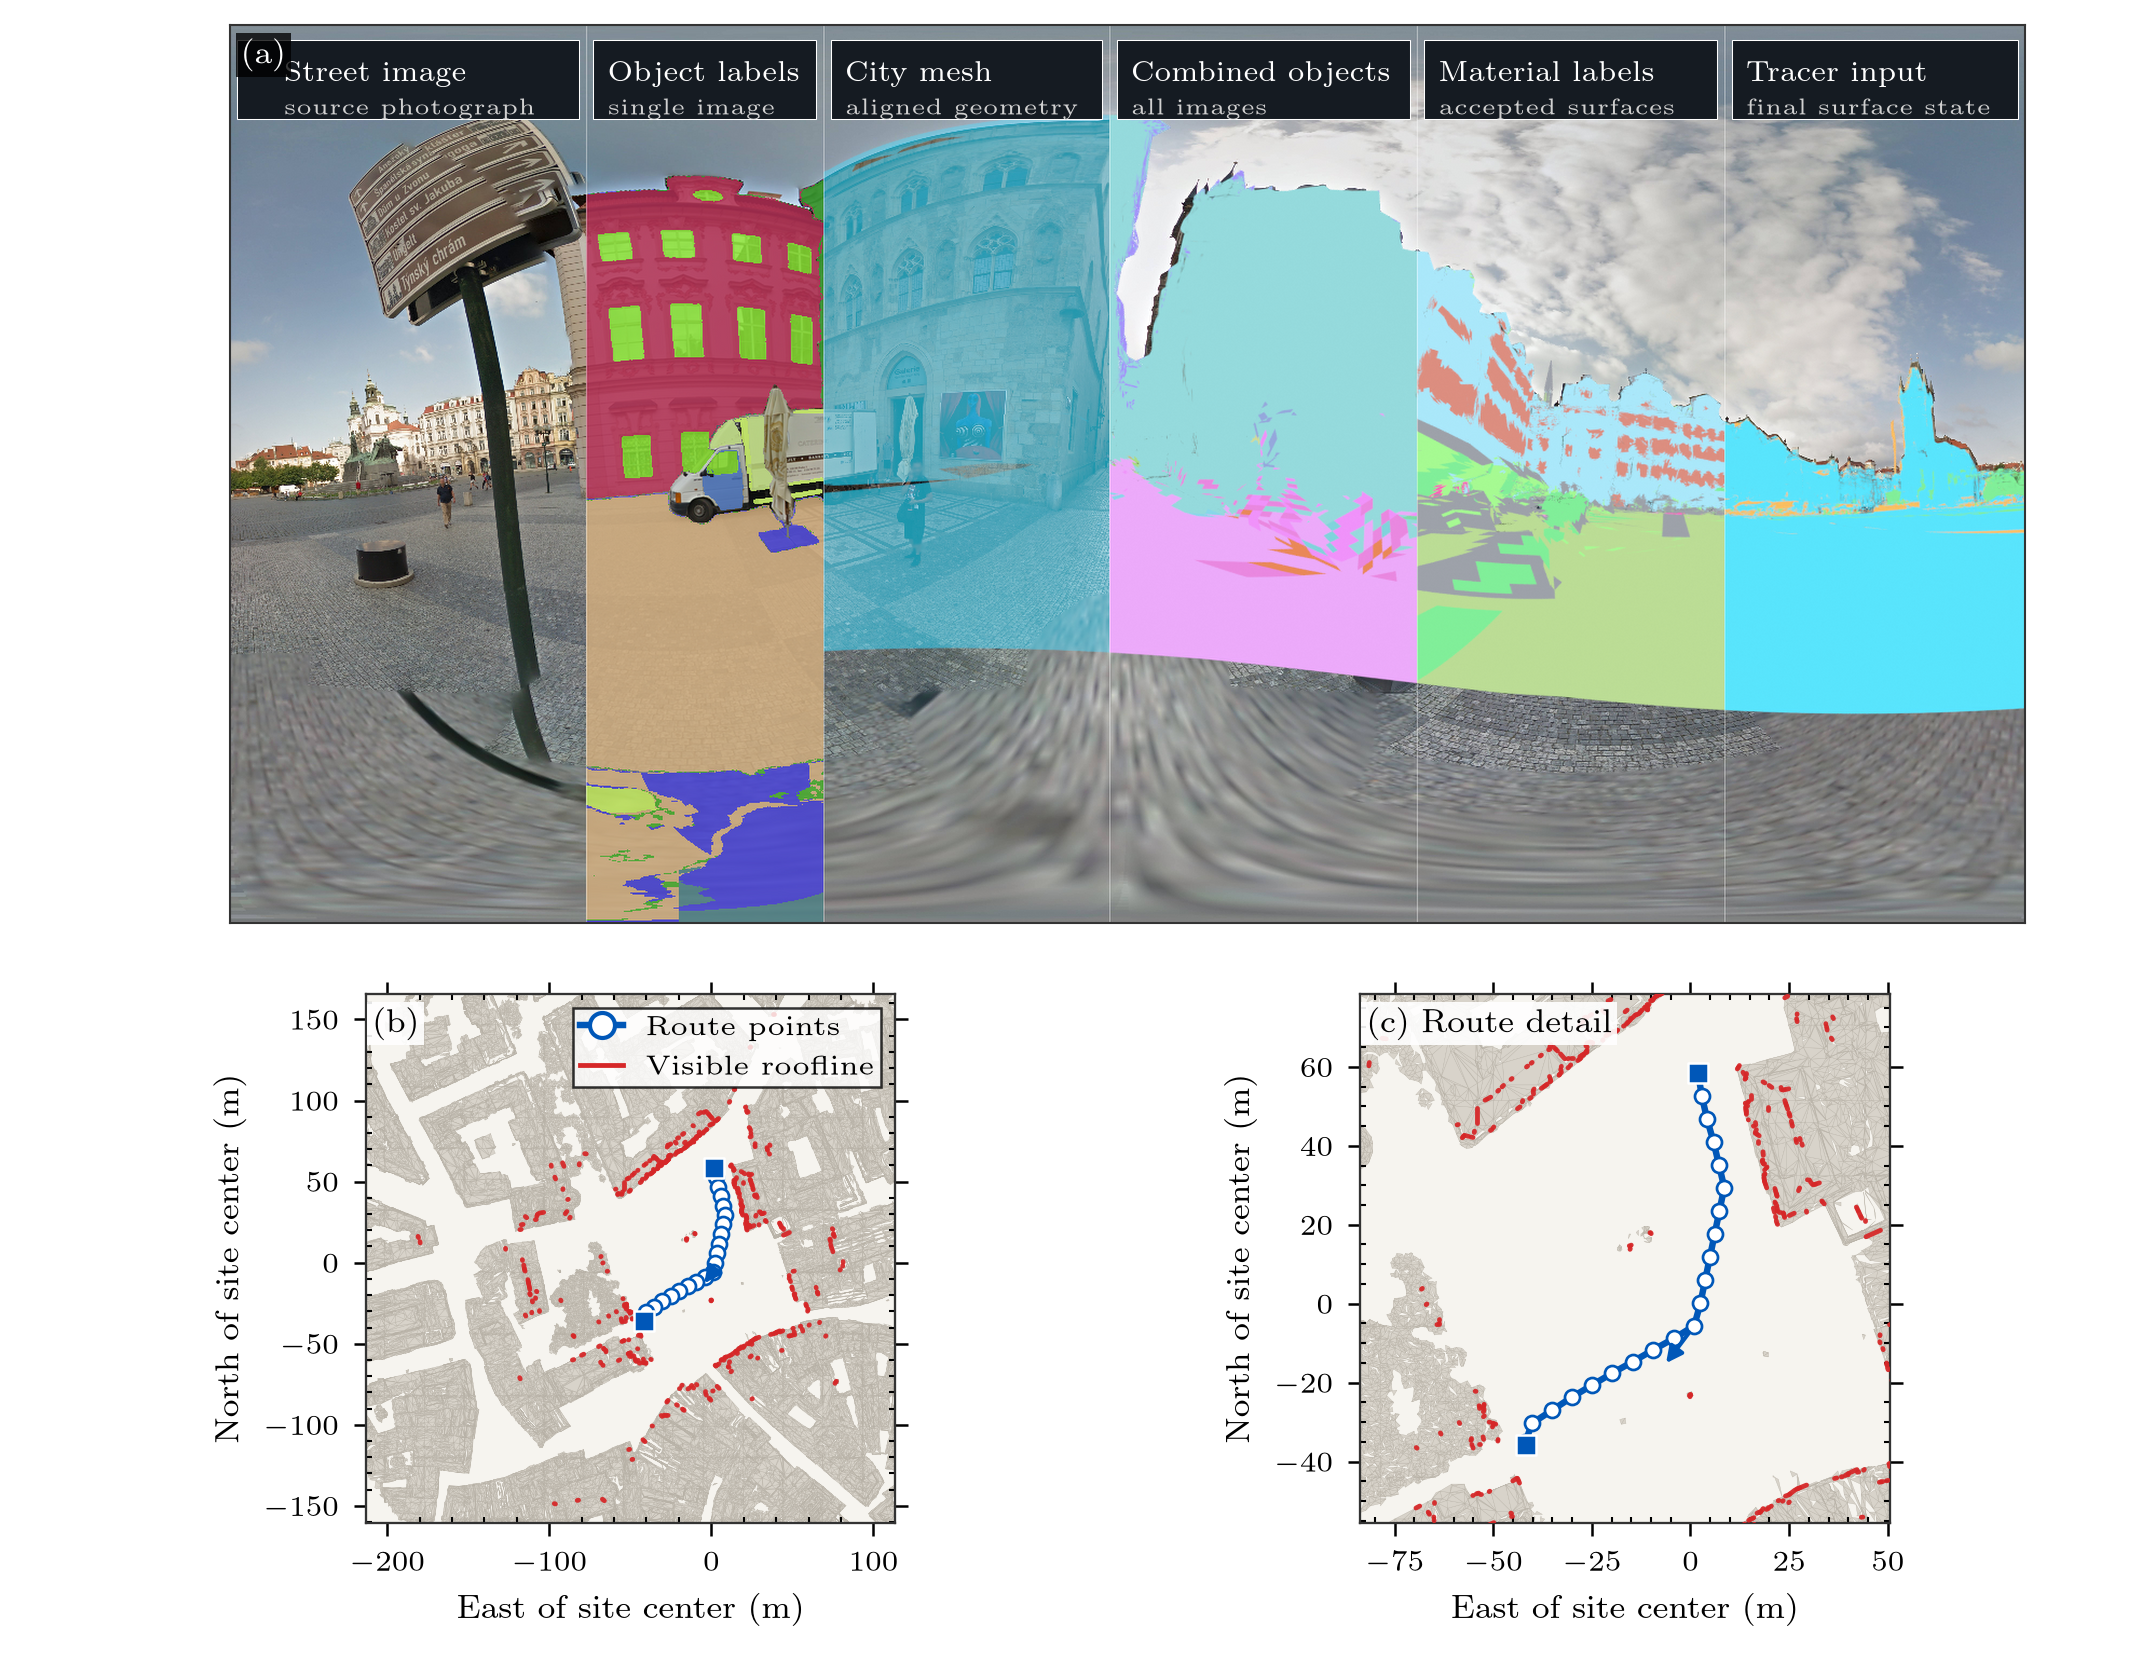

This figure's Python source:
"""Render the provenance-locked Prague simulation configuration.

Run from any directory with::

    uvx --from SciencePlots --with matplotlib --with numpy \
        semantic_twin/paper/figures/configuration/configuration.py

The script refuses changed source bytes before writing ``configuration.pdf``,
``configuration.png``, and ``configuration_assets.json`` beside itself.
"""

from __future__ import annotations

import hashlib
import json
import os
from pathlib import Path
from typing import Any

import matplotlib as mpl

mpl.use("Agg")
import matplotlib.pyplot as plt  # noqa: E402
import numpy as np  # noqa: E402
import scienceplots  # noqa: E402, F401
from matplotlib.collections import LineCollection, PolyCollection  # noqa: E402
from matplotlib.patches import Rectangle  # noqa: E402


HERE = Path(__file__).resolve().parent
SEMANTIC_TWIN_ROOT = HERE.parents[2]
REPOSITORY_ROOT = SEMANTIC_TWIN_ROOT.parent
PIPELINE_DIRECTORY = SEMANTIC_TWIN_ROOT / "outputs" / "propagation_viz" / "prague_360_pipeline_v2"
CAMPAIGN_DIRECTORY = (
    SEMANTIC_TWIN_ROOT
    / "outputs"
    / "roofline_campaign"
    / "prague_staromestske_provider_corridor_v1_first_material_interaction_v1_convergence_cuda_iid"
)
MESH_PATH = SEMANTIC_TWIN_ROOT / "data" / "geometry" / "prague_staromestske" / "inhouse_leaf_250m_f64.ply"
BODY_PATH = REPOSITORY_ROOT.parents[1] / "data" / "duke.stl"

PHOTO_PATH = PIPELINE_DIRECTORY / "panorama_pipeline_registered_photograph.png"
SUPPORT_PATH = PIPELINE_DIRECTORY / "panorama_pipeline_full_traced_support.png"
MATERIAL_PATH = PIPELINE_DIRECTORY / "panorama_pipeline_rf_material_atlas_(posterior_display).png"
TRANSPORT_PATH = PIPELINE_DIRECTORY / "panorama_pipeline_final_transport_state.png"
CURTAIN_MANIFEST = PIPELINE_DIRECTORY / "prague_360_publication_curtain.json"
CURTAIN_PATH = PIPELINE_DIRECTORY / "prague_360_publication_curtain.png"
CAMPAIGN_IDENTITY = CAMPAIGN_DIRECTORY / "campaign_identity.json"
LOCATIONS_PATH = CAMPAIGN_DIRECTORY / "locations.jsonl"
SOURCE_CURVE_JSON = CAMPAIGN_DIRECTORY / "source_curve_audit.json"
SOURCE_CURVE_NPZ = CAMPAIGN_DIRECTORY / "source_curve_audit.npz"

EXPECTED_SHA256 = {
    PHOTO_PATH: "059a3bde49239a8bcbc5cd2cb881b9b89fe69fd4bcc894f06dda7494b26d59b3",
    SUPPORT_PATH: "c1db560d268789b7268434f527e63f8afed32bed9446a6c0024de2693cc199da",
    MATERIAL_PATH: "b94ed326ded0c85f0a8bda5ecc896878470fbe473f4d4e42f4d2279ba724ff53",
    TRANSPORT_PATH: "f431244ff9c16118366d775f2415d8f74e26b75d3536f2079e20114f0184e7ec",
    CURTAIN_PATH: "7d0ddfe59a0c85552788fd8ab66dc8f3221b3c6ee2de646d3a47dde03997b676",
    MESH_PATH: "a2533b5d589f3604b63e905a5673873df2db7a41d396c8cef03389e72d08b6f4",
    BODY_PATH: "781e65ef3882f1347669e0ddca5dafa82cd6368dddd6b9e801dc49613822fe3b",
    LOCATIONS_PATH: "dfe271c4e099e87eb8f2b32af25baafbe140a2967fc4d72b724e43ffe958ad34",
    SOURCE_CURVE_NPZ: "f27c039eba5f5dfc4cbb350d1b0855944c8daf30781d49f09067e6a1199182d1",
}
EXPECTED_CAMPAIGN_IDENTITY = "68cbbd269af2e2bc29681ba9b82510a5a046ba5fe991ac221823b2971617e206"
EXPECTED_SOURCE_CURVE = "9805ef88d174edbe0ef57facf8cf17ea915f570ea2c7191d65a3e99bf8067fd0"

OUTPUT_PDF = HERE / "configuration.pdf"
OUTPUT_PNG = HERE / "configuration.png"
ASSET_MANIFEST = HERE / "configuration_assets.json"

TRANSPORT_SOURCE_RGB = (
    np.asarray(
        (
            (89, 229, 253),
            (129, 239, 153),
            (250, 191, 97),
        ),
        dtype=np.float64,
    )
    / 255.0
)
TRANSPORT_DISPLAY_RGB = np.asarray(
    (
        mpl.colors.to_rgb("#9CCBE8"),
        mpl.colors.to_rgb("#257A5C"),
        mpl.colors.to_rgb("#33234D"),
    ),
    dtype=np.float64,
)


def _sha256(path: Path) -> str:
    digest = hashlib.sha256()
    with path.open("rb") as stream:
        for block in iter(lambda: stream.read(1024 * 1024), b""):
            digest.update(block)
    return digest.hexdigest()


def _relative(path: Path) -> str:
    return os.path.relpath(path, start=REPOSITORY_ROOT)


def _authenticate_inputs() -> tuple[dict[str, Any], dict[str, Any]]:
    observed_hashes: dict[str, str] = {}
    for path, expected in EXPECTED_SHA256.items():
        actual = _sha256(path)
        assert actual == expected, f"source hash mismatch for {path}: {actual} != {expected}"
        observed_hashes[_relative(path)] = actual

    curtain = json.loads(CURTAIN_MANIFEST.read_text(encoding="utf-8"))
    curtain_panels = {Path(panel["path"]).name: panel for panel in curtain["panels"]}
    for path in (PHOTO_PATH, SUPPORT_PATH, MATERIAL_PATH, TRANSPORT_PATH):
        panel = curtain_panels[path.name]
        assert panel["sha256"] == EXPECTED_SHA256[path]
        assert panel["status"] == "available"
    assert curtain["render_dimensions"] == [1664, 832]
    assert curtain["output_sha256"] == EXPECTED_SHA256[CURTAIN_PATH]

    identity = json.loads(CAMPAIGN_IDENTITY.read_text(encoding="utf-8"))
    assert identity["sha256"] == EXPECTED_CAMPAIGN_IDENTITY
    contract = identity["data"]
    assert contract["configuration"]["site"] == "prague_staromestske"
    assert contract["configuration"]["route_contract"] == "provider_corridor_v1"
    assert contract["configuration"]["material_mode"] == "atlas"
    assert contract["body"]["phantom"] == "duke"
    assert contract["body"]["level"] == 2
    assert contract["body"]["surface_elements"] == 56024
    assert contract["walk"]["standpoints"] == 22
    assert contract["sources"]["provenance"]["edge_count"] == 502
    assert contract["sources"]["provenance"]["curve_hash_sha256"] == EXPECTED_SOURCE_CURVE

    source_audit = json.loads(SOURCE_CURVE_JSON.read_text(encoding="utf-8"))
    assert source_audit["curve_source_hash_sha256"] == EXPECTED_SOURCE_CURVE
    assert source_audit["npz"]["sha256"] == EXPECTED_SHA256[SOURCE_CURVE_NPZ]
    assert source_audit["segments"] == 502
    assert source_audit["selected_source_measure_rule"] == "physical_3d_edge_length"
    return contract, {"sha256": observed_hashes, "curtain": curtain, "source": source_audit}


def _load_locations() -> tuple[np.ndarray, np.ndarray, np.ndarray, list[str]]:
    rows = [json.loads(line) for line in LOCATIONS_PATH.read_text(encoding="utf-8").splitlines() if line.strip()]
    assert [row["standpoint"] for row in rows] == list(range(22))
    distance = np.asarray([row["route_distance_m"] for row in rows], dtype=np.float64)
    assert np.all(np.diff(distance) > 0.0)
    positions = np.asarray([row["position_m"] for row in rows], dtype=np.float64)
    yaws = np.asarray([row["body_yaw_deg"] for row in rows], dtype=np.float64)
    kinds = [row["point_kind"] for row in rows]
    assert kinds[0] == kinds[-1] == "camera_registered"
    assert all(kind == "stride_interpolated" for kind in kinds[1:-1])
    return positions, distance, yaws, kinds


def _load_source_curve() -> tuple[np.ndarray, np.ndarray, dict[str, Any]]:
    with np.load(SOURCE_CURVE_NPZ, allow_pickle=False) as data:
        starts = np.asarray(data["segment_starts_m"], dtype=np.float64)
        ends = np.asarray(data["segment_ends_m"], dtype=np.float64)
        total = float(data["physical_3d_total_m"])
        selected_rule = str(data["selected_measure_rule"])
    assert starts.shape == ends.shape == (502, 3)
    assert selected_rule == "physical_3d_edge_length"
    assert np.isclose(total, 267.15180247365765, rtol=0.0, atol=1.0e-10)
    return starts, ends, {"segments": 502, "physical_3d_total_m": total}


def _load_binary_triangle_ply() -> tuple[np.ndarray, np.ndarray]:
    header = bytearray()
    with MESH_PATH.open("rb") as stream:
        while not header.endswith(b"end_header\n"):
            line = stream.readline()
            assert line, "unterminated PLY header"
            header.extend(line)
    header_text = header.decode("ascii")
    assert "format binary_little_endian 1.0" in header_text
    vertex_count = int(next(line.split()[2] for line in header_text.splitlines() if line.startswith("element vertex")))
    face_count = int(next(line.split()[2] for line in header_text.splitlines() if line.startswith("element face")))
    assert vertex_count == 823889
    assert face_count == 664619
    vertex_offset = len(header)
    vertices = np.memmap(
        MESH_PATH,
        mode="r",
        dtype="<f4",
        offset=vertex_offset,
        shape=(vertex_count, 3),
    )
    face_dtype = np.dtype([("count", "u1"), ("indices", "<i4", (3,))])
    faces = np.memmap(
        MESH_PATH,
        mode="r",
        dtype=face_dtype,
        offset=vertex_offset + 12 * vertex_count,
        shape=(face_count,),
    )
    assert np.all(faces["count"] == 3)
    return vertices, faces["indices"]


def _configure_style() -> None:
    plt.style.use("science")
    mpl.rcParams.update(
        {
            "font.family": "serif",
            "font.size": 8.0,
            "axes.titlesize": 8.0,
            "axes.labelsize": 8.0,
            "xtick.labelsize": 7.0,
            "ytick.labelsize": 7.0,
            "legend.fontsize": 6.8,
            "axes.linewidth": 0.6,
            "xtick.major.width": 0.6,
            "ytick.major.width": 0.6,
            "pdf.fonttype": 42,
            "ps.fonttype": 42,
            "savefig.facecolor": "white",
            "savefig.bbox": None,
        }
    )


def _plot_panorama_panel(ax: plt.Axes, path: Path, label: str) -> None:
    image = plt.imread(path)
    assert image.shape[:2] == (832, 1664)
    ax.imshow(image, interpolation="lanczos")
    ax.text(
        0.012,
        0.96,
        label,
        transform=ax.transAxes,
        ha="left",
        va="top",
        fontweight="bold",
        bbox={"facecolor": "white", "edgecolor": "none", "alpha": 0.9, "pad": 1.2},
        zorder=5,
    )
    ax.set_xticks([])
    ax.set_yticks([])
    for spine in ax.spines.values():
        spine.set_color("0.2")
        spine.set_linewidth(0.5)


def _plot_curtain_panel(ax: plt.Axes) -> None:
    image = plt.imread(CURTAIN_PATH)
    assert image.shape[:2] == (832, 1664)
    ax.imshow(image, interpolation="lanczos")
    cuts = np.asarray([0, 330, 550, 815, 1100, 1385, 1664], dtype=np.float64) / 1664.0
    headers = (
        ("Street image", "source photograph"),
        ("Object labels", "single image"),
        ("City mesh", "aligned geometry"),
        ("Combined objects", "all images"),
        ("Material labels", "accepted surfaces"),
        ("Tracer input", "final surface state"),
    )
    for panel, (title, detail) in enumerate(headers):
        left = cuts[panel] + 0.004
        width = cuts[panel + 1] - cuts[panel] - 0.008
        rectangle = Rectangle(
            (left, 0.895),
            width,
            0.088,
            transform=ax.transAxes,
            facecolor="#151B22",
            edgecolor="white",
            linewidth=0.25,
            alpha=1.0,
            zorder=4,
        )
        ax.add_patch(rectangle)
        text_left = left + (0.026 if panel == 0 else 0.008)
        ax.text(
            text_left,
            0.960,
            title,
            transform=ax.transAxes,
            ha="left",
            va="top",
            fontsize=7.0,
            fontweight="bold",
            color="white",
            zorder=5,
        )
        ax.text(
            text_left,
            0.918,
            detail,
            transform=ax.transAxes,
            ha="left",
            va="top",
            fontsize=5.5,
            color="0.82",
            zorder=5,
        )
    ax.text(
        0.006,
        0.985,
        "(a)",
        transform=ax.transAxes,
        ha="left",
        va="top",
        fontweight="bold",
        color="white",
        bbox={"facecolor": "black", "edgecolor": "none", "alpha": 0.78, "pad": 1.2},
        zorder=5,
    )
    ax.set_xticks([])
    ax.set_yticks([])
    for spine in ax.spines.values():
        spine.set_color("0.2")
        spine.set_linewidth(0.5)


def _transport_display_image(path: Path) -> tuple[np.ndarray, tuple[int, int, int]]:
    """Remap exact state colours to redundant print-safe display encodings."""
    image = np.asarray(plt.imread(path), dtype=np.float64).copy()
    assert image.shape[:2] == (832, 1664)
    rgb = image[..., :3]
    distance = np.linalg.norm(rgb[..., None, :] - TRANSPORT_SOURCE_RGB, axis=-1)
    winner = np.argmin(distance, axis=-1)
    classified = np.min(distance, axis=-1) < (30.0 / 255.0)
    masks = tuple(classified & (winner == state) for state in range(3))
    counts = tuple(int(np.count_nonzero(mask)) for mask in masks)
    assert counts[0] > 450_000 and counts[1] > 20_000 and counts[2] > 35_000

    for state, mask in enumerate(masks):
        rgb[mask] = TRANSPORT_DISPLAY_RGB[state]

    yy, xx = np.indices(classified.shape)
    diagonal = ((xx + yy) % 18) < 3
    cross = (((xx + yy) % 18) < 2) | (((xx - yy) % 18) < 2)
    rgb[masks[1] & diagonal] = 0.92
    rgb[masks[2] & cross] = 0.78

    # A dark one-pixel interior boundary remains visible when color is removed.
    for mask in masks:
        interior_edge = mask & (
            ~np.roll(mask, 1, axis=0)
            | ~np.roll(mask, -1, axis=0)
            | ~np.roll(mask, 1, axis=1)
            | ~np.roll(mask, -1, axis=1)
        )
        rgb[interior_edge] = 0.08
    return image, counts


def _plot_transport_panel(ax: plt.Axes) -> tuple[int, int, int]:
    image, counts = _transport_display_image(TRANSPORT_PATH)
    ax.imshow(image, interpolation="lanczos")
    ax.text(
        0.012,
        0.96,
        "(c)",
        transform=ax.transAxes,
        ha="left",
        va="top",
        fontweight="bold",
        bbox={"facecolor": "white", "edgecolor": "none", "alpha": 0.9, "pad": 1.2},
        zorder=5,
    )
    ax.set_xticks([])
    ax.set_yticks([])
    for spine in ax.spines.values():
        spine.set_color("0.2")
        spine.set_linewidth(0.5)
    return counts


def _plot_body_panel(ax: plt.Axes, body_triangles: np.ndarray) -> None:
    projected = body_triangles[:, :, (0, 2)]
    depth = body_triangles[:, :, 1].mean(axis=1)
    order = np.argsort(depth)
    # Rasterization keeps the PDF compact while retaining every surface element.
    chosen = order
    ax.add_collection(
        PolyCollection(
            projected[chosen],
            facecolors="#777777",
            edgecolors="none",
            rasterized=True,
        )
    )
    lower = projected.reshape(-1, 2).min(axis=0)
    upper = projected.reshape(-1, 2).max(axis=0)
    padding = 0.04 * (upper - lower)
    ax.set_xlim(lower[0] - padding[0], upper[0] + padding[0])
    ax.set_ylim(lower[1] - 0.08, upper[1] + padding[1])
    ax.set_aspect("equal")
    ax.set_xticks([])
    ax.set_yticks([])
    ax.text(
        0.04,
        0.96,
        "(e)",
        transform=ax.transAxes,
        ha="left",
        va="top",
        fontweight="bold",
        bbox={"facecolor": "white", "edgecolor": "none", "alpha": 0.9, "pad": 1.2},
        zorder=5,
    )
    for spine in ax.spines.values():
        spine.set_color("0.2")
        spine.set_linewidth(0.55)


def _plot_configuration(
    positions: np.ndarray,
    distance: np.ndarray,
    yaws: np.ndarray,
    source_starts: np.ndarray,
    source_ends: np.ndarray,
    vertices: np.ndarray,
    faces: np.ndarray,
) -> tuple[int, int, int]:
    _configure_style()
    fig = plt.figure(figsize=(7.16, 5.55), constrained_layout=False)
    grid = fig.add_gridspec(
        2,
        12,
        height_ratios=(1.95, 1.15),
        left=0.065,
        right=0.985,
        bottom=0.085,
        top=0.985,
        hspace=0.10,
        wspace=0.08,
    )
    _plot_curtain_panel(fig.add_subplot(grid[0, :]))
    _, transport_counts = _transport_display_image(TRANSPORT_PATH)

    ax = fig.add_subplot(grid[1, :6])
    all_xy = np.vstack((source_starts[:, :2], source_ends[:, :2], positions[:, :2]))
    lower = all_xy.min(axis=0) - np.array([12.0, 12.0])
    upper = all_xy.max(axis=0) + np.array([12.0, 12.0])
    span = upper - lower
    if span[0] < span[1]:
        padding = 0.5 * (span[1] - span[0])
        lower[0] -= padding
        upper[0] += padding

    face_centres = vertices[faces].mean(axis=1)
    inside = (
        (face_centres[:, 0] >= lower[0])
        & (face_centres[:, 0] <= upper[0])
        & (face_centres[:, 1] >= lower[1])
        & (face_centres[:, 1] <= upper[1])
    )
    triangles = vertices[faces]
    edge_a = triangles[:, 1] - triangles[:, 0]
    edge_b = triangles[:, 2] - triangles[:, 0]
    normals = np.cross(edge_a, edge_b)
    normal_length = np.linalg.norm(normals, axis=1)
    vertical_fraction = np.abs(normals[:, 2]) / np.maximum(normal_length, 1.0e-12)
    local_ground = float(np.median(positions[:, 2]))
    roofs = (face_centres[:, 2] > local_ground + 3.0) & (vertical_fraction > 0.55)
    selected = np.flatnonzero(inside & roofs)
    plan_triangles = vertices[faces[selected]][:, :, :2]
    ax.set_facecolor("#F6F4EF")
    ax.add_collection(
        PolyCollection(
            plan_triangles,
            facecolors="#D8D3CA",
            edgecolors="#B7B1A6",
            linewidths=0.08,
            rasterized=True,
            zorder=1,
        )
    )

    source_segments = np.stack((source_starts[:, :2], source_ends[:, :2]), axis=1)
    ax.add_collection(
        LineCollection(
            source_segments,
            colors="#D62728",
            linewidths=1.15,
            alpha=0.94,
            capstyle="round",
            zorder=3,
        )
    )
    ax.plot(
        positions[:, 0],
        positions[:, 1],
        color="#0057B8",
        linewidth=1.55,
        zorder=4,
    )
    ax.scatter(
        positions[:, 0],
        positions[:, 1],
        s=13.0,
        facecolor="white",
        edgecolor="#0057B8",
        linewidth=0.65,
        zorder=5,
    )
    endpoint_mask = np.array([True] + [False] * 20 + [True])
    ax.scatter(
        positions[endpoint_mask, 0],
        positions[endpoint_mask, 1],
        s=25.0,
        marker="s",
        facecolor="#0057B8",
        edgecolor="white",
        linewidth=0.6,
        zorder=6,
    )

    middle = len(positions) // 2
    theta = np.deg2rad(90.0 - yaws[middle])
    arrow_start = positions[middle, :2]
    arrow_delta = 14.0 * np.array([np.cos(theta), np.sin(theta)])
    ax.annotate(
        "",
        xy=arrow_start + arrow_delta,
        xytext=arrow_start,
        arrowprops={"arrowstyle": "-|>", "color": "#0057B8", "lw": 1.0},
        zorder=7,
    )

    ax.plot([], [], color="#0057B8", linewidth=1.55, marker="o", markerfacecolor="white", label="Route points")
    ax.plot([], [], color="#D62728", linewidth=1.15, label="Visible roofline")
    legend = ax.legend(loc="upper right", frameon=True, fancybox=False, borderpad=0.25, handlelength=1.5)
    legend.get_frame().set_edgecolor("black")
    legend.get_frame().set_linewidth(0.6)

    ax.text(
        0.012,
        0.975,
        "(b)",
        transform=ax.transAxes,
        ha="left",
        va="top",
        fontweight="bold",
        bbox={"facecolor": "white", "edgecolor": "none", "alpha": 0.9, "pad": 1.2},
        zorder=12,
    )
    ax.set_xlabel("East of site center (m)")
    ax.set_ylabel("North of site center (m)")
    ax.set_xlim(lower[0], upper[0])
    ax.set_ylim(lower[1], upper[1])
    ax.set_aspect("equal", adjustable="box")
    ax.tick_params(direction="out", length=3.0)
    ax.grid(False)
    for spine in ax.spines.values():
        spine.set_color("0.2")
        spine.set_linewidth(0.55)

    detail = fig.add_subplot(grid[1, 6:])
    detail.set_facecolor("#F6F4EF")
    detail.add_collection(
        PolyCollection(
            plan_triangles,
            facecolors="#D8D3CA",
            edgecolors="#B7B1A6",
            linewidths=0.08,
            rasterized=True,
            zorder=1,
        )
    )
    detail.add_collection(
        LineCollection(
            source_segments,
            colors="#D62728",
            linewidths=1.15,
            alpha=0.94,
            capstyle="round",
            zorder=3,
        )
    )
    detail.plot(positions[:, 0], positions[:, 1], color="#0057B8", linewidth=1.55, zorder=4)
    detail.scatter(
        positions[:, 0],
        positions[:, 1],
        s=13.0,
        facecolor="white",
        edgecolor="#0057B8",
        linewidth=0.65,
        zorder=5,
    )
    detail.scatter(
        positions[endpoint_mask, 0],
        positions[endpoint_mask, 1],
        s=25.0,
        marker="s",
        facecolor="#0057B8",
        edgecolor="white",
        linewidth=0.6,
        zorder=6,
    )
    detail.annotate(
        "",
        xy=arrow_start + arrow_delta,
        xytext=arrow_start,
        arrowprops={"arrowstyle": "-|>", "color": "#0057B8", "lw": 1.0},
        zorder=7,
    )
    detail_lower = positions[:, :2].min(axis=0) - np.array([20.0, 20.0])
    detail_upper = positions[:, :2].max(axis=0) + np.array([20.0, 20.0])
    detail_span = detail_upper - detail_lower
    if detail_span[0] < detail_span[1]:
        padding = 0.5 * (detail_span[1] - detail_span[0])
        detail_lower[0] -= padding
        detail_upper[0] += padding
    else:
        padding = 0.5 * (detail_span[0] - detail_span[1])
        detail_lower[1] -= padding
        detail_upper[1] += padding
    detail.text(
        0.012,
        0.975,
        "(c) Route detail",
        transform=detail.transAxes,
        ha="left",
        va="top",
        fontweight="bold",
        bbox={"facecolor": "white", "edgecolor": "none", "alpha": 0.9, "pad": 1.2},
        zorder=12,
    )
    detail.set_xlabel("East of site center (m)")
    detail.set_ylabel("North of site center (m)")
    detail.set_xlim(detail_lower[0], detail_upper[0])
    detail.set_ylim(detail_lower[1], detail_upper[1])
    detail.set_aspect("equal", adjustable="box")
    detail.tick_params(direction="out", length=3.0)
    detail.grid(False)
    for spine in detail.spines.values():
        spine.set_color("0.2")
        spine.set_linewidth(0.55)

    fig.savefig(
        OUTPUT_PDF,
        dpi=300,
        metadata={
            "Title": "Prague city-exposure simulation configuration",
            "Creator": "configuration.py",
            "CreationDate": None,
            "ModDate": None,
        },
    )
    fig.savefig(
        OUTPUT_PNG,
        dpi=300,
        metadata={"Title": "Prague city-exposure simulation configuration"},
    )
    plt.close(fig)
    return transport_counts


def _write_manifest(
    contract: dict[str, Any],
    authentication: dict[str, Any],
    positions: np.ndarray,
    distance: np.ndarray,
    source_summary: dict[str, Any],
    transport_counts: tuple[int, int, int],
) -> None:
    roles = {
        PHOTO_PATH: "registered source panorama, exact publication-pipeline panel",
        SUPPORT_PATH: "exact traced-support publication-pipeline panel",
        MATERIAL_PATH: "authenticated upstream material-posterior display; not shown after transport-state replacement",
        TRANSPORT_PATH: "exact final host-gated transport state shown in panel (c)",
        MESH_PATH: "current 250 m Prague transport support mesh, with visual-only plan-view subsampling",
        CURTAIN_PATH: "authenticated six-stage street-image-to-transport curtain shown in panel (a)",
        BODY_PATH: "current campaign anatomical body surface",
        LOCATIONS_PATH: "current sealed fixed-route positions, body yaws, and route distances",
        SOURCE_CURVE_NPZ: "current sealed roofline segment endpoints and physical-length measure",
    }
    source_assets = []
    for path, role in roles.items():
        source_assets.append(
            {
                "path": _relative(path),
                "sha256": authentication["sha256"][_relative(path)],
                "role": role,
            }
        )

    payload = {
        "schema_version": "prague_configuration_figure_assets_v1",
        "figure_scope": (
            "early physical configuration: street image, semantic labels, city-mesh projection, "
            "material map, visible roofline, and fixed pedestrian route"
        ),
        "site": "prague_staromestske",
        "source_assets": source_assets,
        "authenticated_contracts": {
            "curtain_manifest": {
                "path": _relative(CURTAIN_MANIFEST),
                "capture": authentication["curtain"]["capture"],
                "projection": authentication["curtain"]["projection"],
                "panel_dimensions": [1664, 832],
            },
            "campaign_identity": {
                "path": _relative(CAMPAIGN_IDENTITY),
                "sha256": EXPECTED_CAMPAIGN_IDENTITY,
                "route_contract": contract["configuration"]["route_contract"],
                "material_mode": contract["configuration"]["material_mode"],
                "transport_topology": contract["configuration"]["transport_topology"],
            },
            "source_curve": {
                "path": _relative(SOURCE_CURVE_JSON),
                "curve_source_hash_sha256": EXPECTED_SOURCE_CURVE,
                "selected_measure_rule": "physical_3d_edge_length",
            },
        },
        "shown_configuration": {
            "mesh_crop_radius_m": 250.0,
            "mesh_triangles": 664619,
            "route_standpoints": int(positions.shape[0]),
            "route_length_m": float(distance[-1]),
            "route_endpoints_are_registered_cameras": True,
            "body": {
                "description": "anatomical adult-male surface phantom",
                "surface_elements": 56024,
                "level": 2,
                "yaw_rule": "route tangent at each standpoint",
            },
            "roofline_segments": source_summary["segments"],
            "roofline_physical_3d_total_m": source_summary["physical_3d_total_m"],
        },
        "visual_transforms": {
            "panorama_panels": "authenticated six-stage 1664 x 832 curtain, uniformly resampled for layout only",
            "plan_view_mesh": (
                "roof-like triangles above local street level, projected to an OSM-style display. "
                "Transport still uses all 664619 faces"
            ),
            "roofline_and_route": "all coordinates shown without smoothing in local ENU metres",
            "transport_state_print_encoding": {
                "source_pixel_counts": list(transport_counts),
                "classification_rule": "nearest exact render state colour within Euclidean RGB distance 30/255",
                "atlas_interface": "light blue solid fill",
                "nonblocking_woody_vegetation": "dark green fill with diagonal light stripes",
                "geometric_fallback": "dark purple fill with light crosshatch",
                "boundaries": "dark one-pixel interior edge",
                "role": "display-only redundant colour, luminance, pattern, and edge encoding; categorical state is unchanged",
            },
        },
        "excluded_assets": [
            {
                "pattern": "outputs/propagation_viz/figures/prague_staromestske_propagation_*.png",
                "reason": "older Blender walk, source, body, and ray renders do not represent the current sealed campaign",
            },
            {
                "kind": "propagation rays",
                "reason": "no rays are shown because available rendered rays are stale for this configuration",
            },
        ],
        "outputs": {
            OUTPUT_PDF.name: {"sha256": _sha256(OUTPUT_PDF), "bytes": OUTPUT_PDF.stat().st_size},
            OUTPUT_PNG.name: {"sha256": _sha256(OUTPUT_PNG), "bytes": OUTPUT_PNG.stat().st_size},
        },
    }
    ASSET_MANIFEST.write_text(json.dumps(payload, indent=2) + "\n", encoding="utf-8")


def main() -> None:
    contract, authentication = _authenticate_inputs()
    positions, distance, yaws, _kinds = _load_locations()
    source_starts, source_ends, source_summary = _load_source_curve()
    vertices, faces = _load_binary_triangle_ply()
    transport_counts = _plot_configuration(
        positions,
        distance,
        yaws,
        source_starts,
        source_ends,
        vertices,
        faces,
    )
    _write_manifest(contract, authentication, positions, distance, source_summary, transport_counts)


if __name__ == "__main__":
    main()
